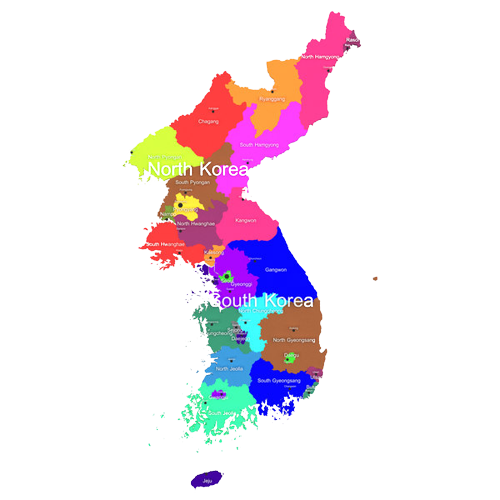
#> input picture images/korea_map.png, 500 x 500 px
$ jupyter execute --allow-errors '9-1[실습]워드클라우드_형태소분석기사용.ipynb'
#> lines starting #> are read from the running program, lines starting #| are printed output that depends on the picture
# 한글 형태소 분석, Wordcloud 시각화
- https://wikidocs.net/127851
- 예제 : https://wikidocs.net/172882

### 설치 라이브러리
- pip install wordcloud
- pip install konlpy

#### java 다운로드 설치하기(Konlpy 실행을 위해 필요함)
https://www.oracle.com/java/technologies/javase/jdk23-archive-downloads.html
- 다운로드 받아서 기본 설치
- 시스템 환경변수에 JAVA_HOME 정의 및 path 설정 : %JAVA_HOME%/bin

### font 파일 다운로드
- curl -L -O https://github.com/byungjooyoo/Dataset/raw/main/NanumGothic.ttf
### 이미지 다운로드
- curl -L -O https://github.com/byungjooyoo/Dataset/raw/main/korea_map.png
- curl -L -O https://raw.githubusercontent.com/byungjooyoo/Dataset/main/heart.png

## 라이브러리 로딩

[cell 1]
# uv add wordcloud konlpy

[cell 2]
from wordcloud import WordCloud  # 워드 클라우드를 그리기
from konlpy.tag import Komoran   # 형태소 분석기, 품사 태깅
from konlpy.corpus import kolaw  # 법율문서 말뭉치
import matplotlib.pyplot as plt

## 대상 텍스트(말뭉치) 다운로드
- https://konlpy.org/ko/latest/index.html
- https://konlpy.org/ko/latest/data/

[cell 3]
# 파일이름 확인
kolaw.fileids()
#> (this line was passed over: konlpy is not available in this run)

#> (a cell that did not finish here is left out)

## 형태소 분석
- 형태소란? 언어학에서 일정한 의미를 가진 가장 작은 말의 단위를 말합니다. 다시 말해, 더 이상 쪼개면 의미가 없어지는 말의 조각

#> (a cell that did not finish here is left out)

[cell 6]
# <!-- JVMNotFoundException: No JVM shared library file (libjvm.so) found. Try setting up the JAVA_HOME environment variable properly. -->
# [문제해결]
# - java 설치
#   sudo apt update
#   sudo apt install openjdk-17-jdk -y
# - java 설치위치 확인
#   readlink -f $(which java)
#   => 예) /usr/lib/jvm/java-17-openjdk-amd64/bin/java
# - JAVA_HOME 설정
#   nano ~/.bashrc
#   - 아래 코드 추가하기(저장 ctrl + o, 종료 ctrl + x)
#     export JAVA_HOME=/usr/lib/jvm/java-17-openjdk-amd64
#     export PATH=$JAVA_HOME/bin:$PATH
# - 현재 shell에 적용하기
#   - source ~/.bashrc
# vs-code 종료하고, 다시 열기

#> (a cell that did not finish here is left out)

## 문자열 타입으로 변환하기
- 워드클라우드에 넣기 위해서는 문자열타입으로 변환

#> (a cell that did not finish here is left out)

## 워드 클라우드 그리기

[cell 9]
my_path='./fonts/NanumGothic.ttf'
fig = plt.figure(figsize=(10,10))

# 워드 클라우드 객체 설정
#> (the rest of this cell did not finish here and is left out)

## 이미지 모양으로 워드 클라우드 그리기

### 마스킹 하기

[cell 10]
import numpy as np
from PIL import Image

icon = Image.open('./images/korea_map.png').convert("RGBA")
#> icon is the input picture: PIL image 500x500 RGBA; mean R, G, B, A 31.5, 21.1, 28.3, 43.7
mask = Image.new("RGB", icon.size, (255,255,255))  # 흰색
#> mask: PIL image 500x500 RGB; every value is 255
# mask = Image.new("RGB", icon.size, (0,0,0))  # 검정색 (0~255)
mask

[cell 11]
mask.paste(icon, icon)
mask

[cell 12]
mask = np.array(mask)
mask.shape
#> Out = (500, 500, 3)

### 워드클라우드 그리기

[cell 13]
from PIL import Image
icon = Image.open('./images/korea_map.png').convert("RGBA")
mask = Image.new("RGB", icon.size, (255,255,255))
mask.paste(icon,icon)
mask = np.array(mask)
#> (the rest of this cell did not finish here and is left out)

### 워드클라우드 그리기

[cell 14]
from PIL import Image
icon = Image.open('./images/heart.png').convert("RGBA")
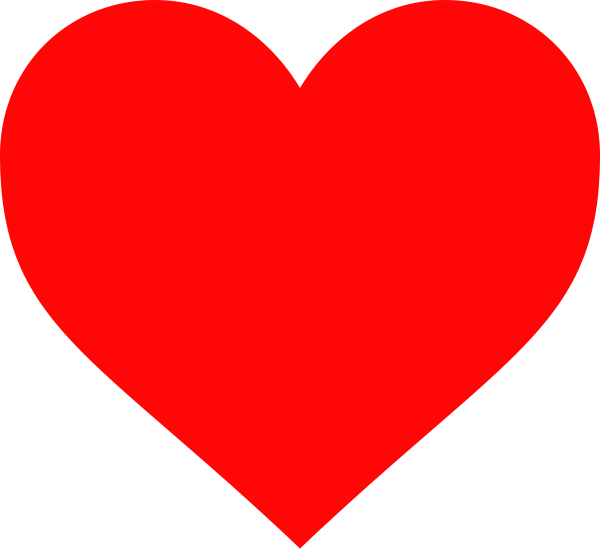
#> input picture images/heart.png, 1200 x 1097 px (shown at 1/2 size)
#> icon is the input picture: PIL image 1200x1097 RGBA; mean R, G, B, A 176.4, 4.8, 4.8, 175.9
mask = Image.new("RGB", icon.size, (255,255,255))
#> mask: PIL image 1200x1097 RGB; every value is 255
# mask.paste(icon,icon)
mask.paste(icon)
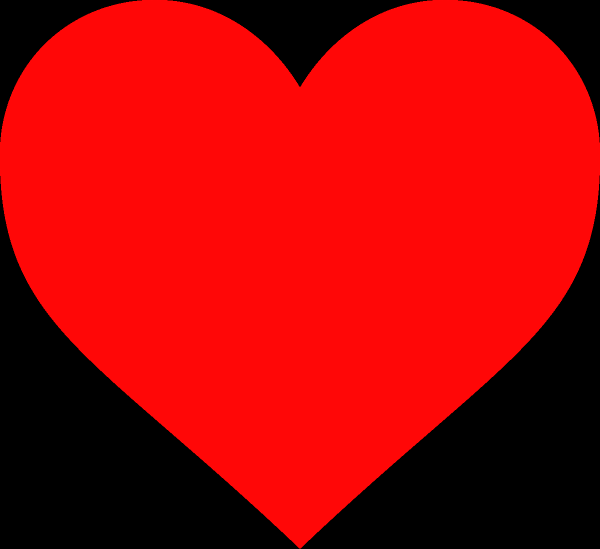
#> mask: PIL image 1200x1097 RGB (shown at 1/2 size); mean R, G, B 176.4, 4.8, 4.8
mask = np.array(mask)
#> (the rest of this cell did not finish here and is left out)

#> (a cell that did not finish here is left out)

# 다른 데이터로 해보기
## Korpora 데이터 활용
- 공식문서 사용방법 :  https://ko-nlp.github.io/Korpora/ko-docs/introduction/installation.html
- 데이터 문서 : https://github.com/ko-nlp/Korpora

[cell 16]
from wordcloud import WordCloud
from konlpy.tag import Komoran
import matplotlib.pyplot as plt
from konlpy.corpus import kolaw

## 데이터 준비

[cell 17]
# uv add Korpora

[cell 18]
from Korpora import Korpora
Korpora.fetch("korsts")
#> (this line was passed over: Korpora is not available in this run)
